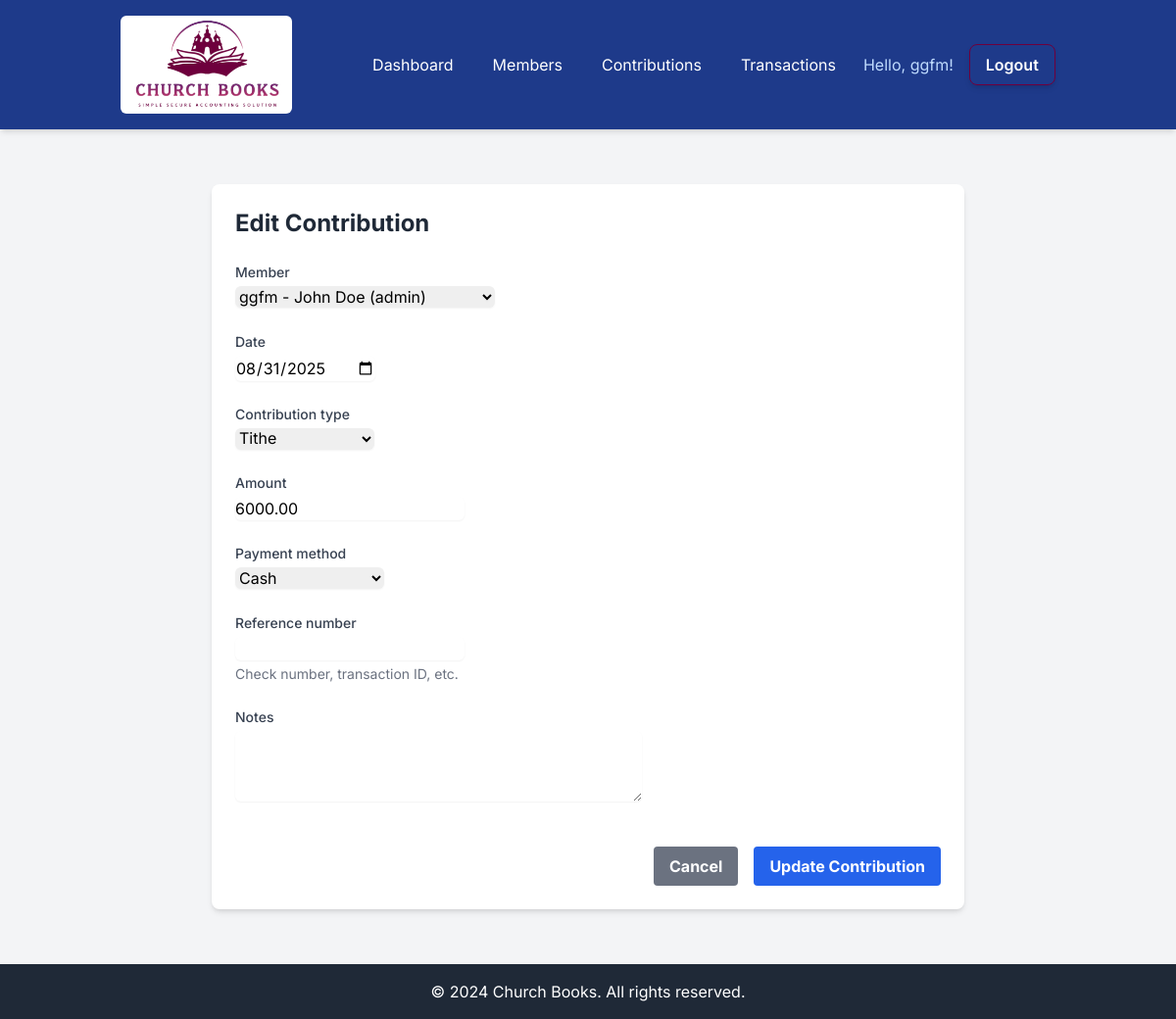
The page /finances/contributions/3/edit/ (signed in) on the database its author committed.
### church_finances/models.py (models this page shows, shortened)
class Contribution(models.Model):
    CONTRIBUTION_TYPES = (
        ('tithe', 'Tithe'),
        ('offering', 'Offering'),
        ('special_offering', 'Special Offering'),
        ('building_fund', 'Building Fund'),
        ('missions', 'Missions'),
        ('other', 'Other'),
    )
    PAYMENT_METHODS = (
        ('cash', 'Cash'),
        ('check', 'Check'),
        ('card', 'Credit/Debit Card'),
        ('bank_transfer', 'Bank Transfer'),
        ('mobile_money', 'Mobile Money'),
    )
    member = models.ForeignKey(ChurchMember, on_delete=models.CASCADE)
    church = models.ForeignKey(Church, on_delete=models.CASCADE)
    date = models.DateField()
    contribution_type = models.CharField(max_length=20, choices=CONTRIBUTION_TYPES)
    amount = models.DecimalField(max_digits=10, decimal_places=2)
    payment_method = models.CharField(max_length=20, choices=PAYMENT_METHODS)
    reference_number = models.CharField(max_length=50, blank=True, help_text="Check number, transaction ID, etc.")
    notes = models.TextField(blank=True)
    recorded_by = models.ForeignKey(User, on_delete=models.SET_NULL, null=True)
    created_at = models.DateTimeField(auto_now_add=True)
    updated_at = models.DateTimeField(auto_now=True)

### church_finances/views.py (the view)
# urls.py: path("contributions/<int:pk>/edit/", views.contribution_edit_view, name="contribution_edit"),
@login_required
def contribution_edit_view(request, pk):
    church = get_user_church(request.user)
    if not church:
        info(request, "Your church account is pending approval.")
        return render(request, "church_finances/pending_approval.html")
    member = ChurchMember.objects.get(user=request.user, church=church)
    if member.role not in ['admin', 'treasurer']:
        raise PermissionDenied("You don't have permission to edit contributions.")
    contribution = get_object_or_404(Contribution, pk=pk, church=church)
    if request.method == "POST":
        form = ContributionForm(request.POST, instance=contribution, church=church)
        if form.is_valid():
            form.save()
            success(request, "Contribution updated successfully!")
            return redirect("contribution_list")
    else:
        form = ContributionForm(instance=contribution, church=church)
    return render(request, "church_finances/contribution_form.html", {"form": form})

### church_finances/models.py (called while the page is built)
    def __str__(self):
        return f"{self.user.username} - {self.church.name} ({self.role})"

### church_finances/views.py (called while the page is built)
def get_user_church(user):
    try:
        member = ChurchMember.objects.get(user=user, is_active=True)
        return member.church if member.church.is_approved else None
    except ChurchMember.DoesNotExist:
        return None

### church_finances/templates/church_finances/contribution_form.html (shortened to what this page needs)
{% extends 'base.html' %}
{% block content %}
<div class="container mx-auto px-4 py-8">
    <div class="max-w-3xl mx-auto">
        <div class="bg-white shadow-md rounded-lg p-6">
            <h2 class="text-2xl font-bold text-gray-800 mb-6">{% if form.instance.pk %}Edit{% else %}Add{% endif %} Contribution</h2>
            <form method="post" class="space-y-6">
                {% for field in form %}
                <div class="space-y-1">
                    <label for="{{ field.id_for_label }}" class="block text-sm font-medium text-gray-700">
                        {{ field.label }}
                    </label>
                    {{ field }}
                    {% if field.help_text %}
                    <p class="text-sm text-gray-500">{{ field.help_text }}</p>
                    {% endif %}
                </div>
                {% endfor %}
                <div class="flex justify-end space-x-4 pt-4">
                    <a href="{% url 'contribution_list' %}" class="bg-gray-500 hover:bg-gray-600 text-white font-bold py-2 px-4 rounded">
                        Cancel
                    </a>
                    <button type="submit" class="bg-blue-600 hover:bg-blue-700 text-white font-bold py-2 px-4 rounded">
                        {% if form.instance.pk %}Update{% else %}Add{% endif %} Contribution
                    </button>
                </div>
            </form>
        </div>
    </div>
</div>
{% endblock %}

### templates/base.html (shortened to what this page needs)
{% load static %}
<!DOCTYPE html>
<html lang="en">
<head>
    <script src="https://cdn.tailwindcss.com"></script>
</head>
<body class="flex flex-col min-h-screen">
    <nav class="bg-blue-900 p-4 shadow-md">
        <div class="container mx-auto">
            <div class="flex justify-around items-center">
                <a href="{% url 'home' %}" class="flex items-center text-white rounded-md bg-white px-3 py-1 hover:bg-gray-200 transition-colors h-[100px]">
                    <img src="{% static 'images/logo.png' %}" class="h-[100px] w-auto rounded" alt="Church Books Logo">
                </a>
                <div class="hidden lg:flex lg:items-center lg:space-x-4">
                    {% if user.is_authenticated %}
                        <a href="{% url 'dashboard' %}" class="text-white hover:text-white rounded-md px-3 py-1 hover:bg-red-600 transition-colors">Dashboard</a>
                        <a href="{% url 'member_list' %}" class="text-white hover:text-white rounded-md px-3 py-1 hover:bg-red-600 transition-colors">Members</a>
                        <a href="{% url 'contribution_list' %}" class="text-white hover:text-white rounded-md px-3 py-1 hover:bg-red-600 transition-colors">Contributions</a>
                        <a href="{% url 'transaction_list' %}" class="text-white hover:text-white rounded-md px-3 py-1 hover:bg-red-600 transition-colors">Transactions</a>
                        <span class="text-blue-200">Hello, {{ user.username }}!</span>
                        <a href="{% url 'logout' %}" class="border border-[#6e003d] hover:bg-red-600 text-white font-semibold py-2 px-4 rounded-lg shadow-md transition duration-300 ease-in-out transform hover:scale-105">Logout</a>
                    {% endif %}
                </div>
            </div>
        </div>
    </nav>
    <main class="flex-grow container mx-auto px-4 sm:px-6 py-6">
        <div class="max-w-7xl mx-auto">
            {% block content %}
            {% endblock %}
        </div>
    </main>
    <footer class="bg-gray-800 text-white p-4 text-center mt-auto">
        <div class="container mx-auto">
            &copy; 2024 Church Books. All rights reserved.
        </div>
    </footer>
</body>
</html>

### templates/base.html (style rules this page uses)
body { font-family: 'Inter', sans-serif; background-color: #f3f4f6; min-height: 100vh; display: flex; flex-direction: column; }

### rows shown on the page
Contribution: form "ggfm - John Doe (admin)" "08/31/2025" "Tithe" "6000.00" "Cash"

### other values the page prints
{{ user.username }} "ggfm"
{{ field.label }} "Member" "Date" "Contribution type" "Amount" "Payment method" "Reference number" "Notes"
{{ field.help_text }} "Check number, transaction ID, etc."
